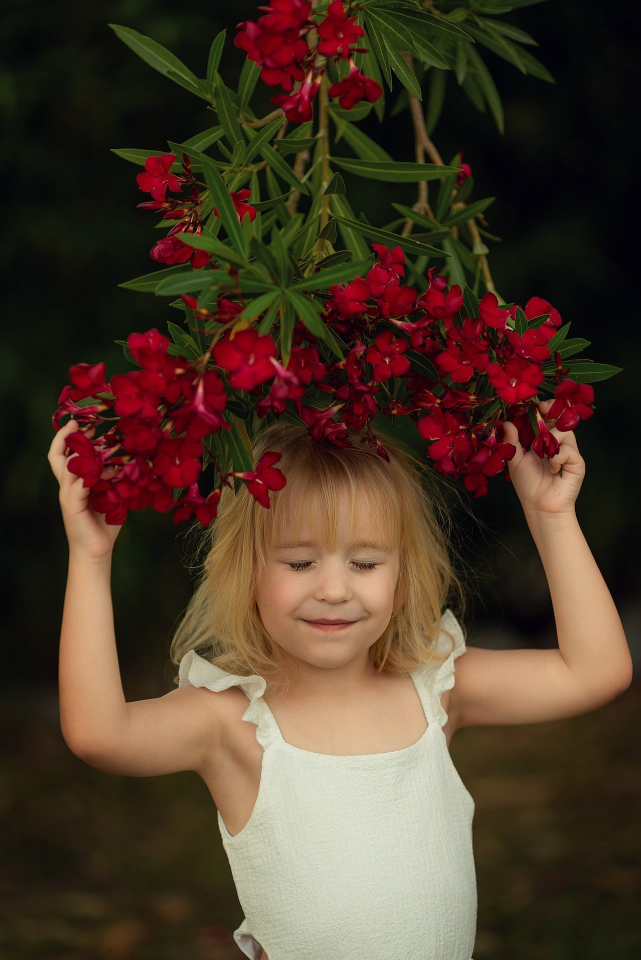
#> input picture week_2_learning/gaussian_laplacian_pyramids/img2.jpg, 1281 x 1920 px, found by its file name (shown at 1/2 size)
$ python 'gausian_and _laplacian_pyramid.py'
#> lines starting #> are read from the running program, lines starting #| are printed output that depends on the picture
import cv2
img=cv2.imread("week_2_learning\gaussian_laplacian_pyramids\img2.jpg")
#> img is the input picture: shape (1920, 1281, 3); mean B, G, R 42.1, 58.2, 77.2

if img is None:
    print("image is empty , provide image or correct path")

g1=cv2.pyrDown(img)
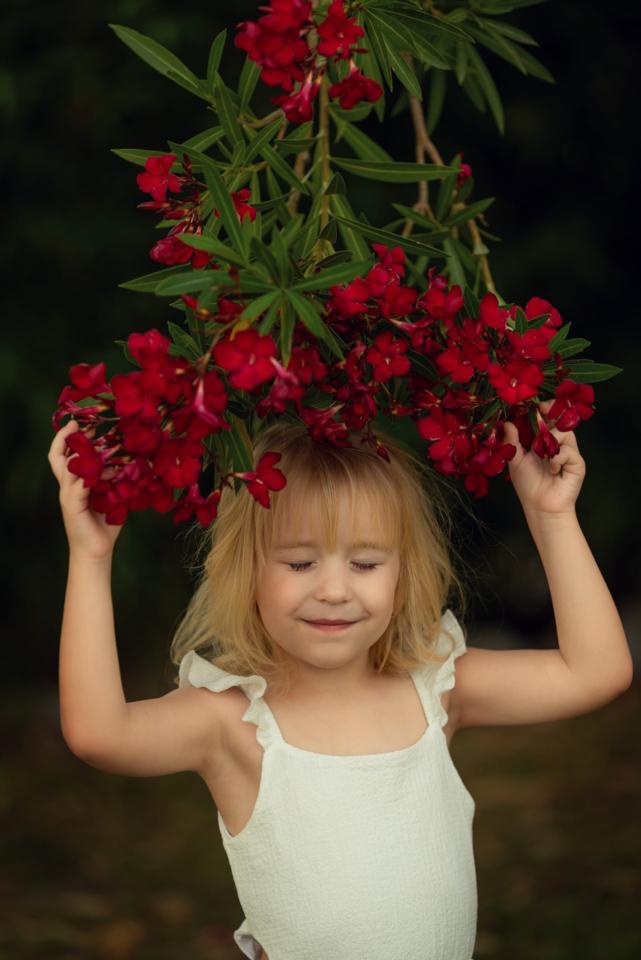
#> g1: shape (960, 641, 3); mean B, G, R 42.1, 58.1, 77.1
g2=cv2.pyrDown(g1)
g3=cv2.pyrDown(g2)
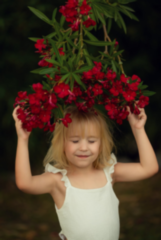
#> g3: shape (240, 161, 3); mean B, G, R 41.8, 57.8, 76.8
g4=cv2.pyrDown(g3)
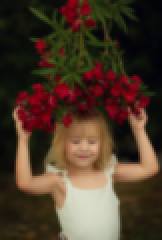
#> g4: shape (120, 81, 3) (shown 2 times larger); mean B, G, R 41.5, 57.5, 76.3

expanded=cv2.pyrUp(g2)
expanded_resized=cv2.resize(expanded,(g1.shape[1],g1.shape[0]))#changes the shape of expanded accordinh to the g1

loss=cv2.subtract(g1, expanded_resized)
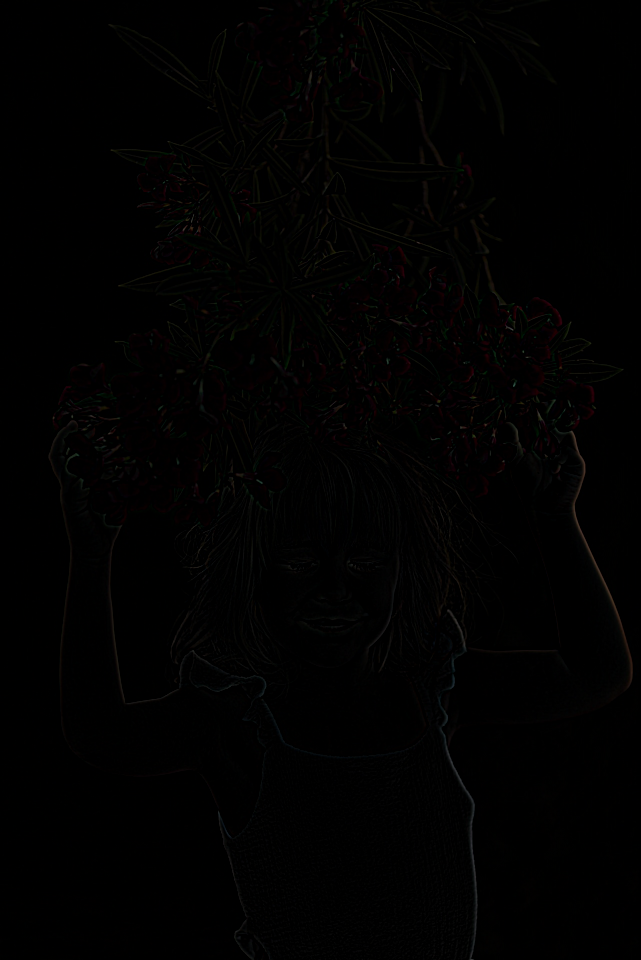
#> loss: shape (960, 641, 3); mean B, G, R 0.9, 1.1, 1.4

cv2.imshow("original image",img)
cv2.imshow("level 1",g1)
cv2.imshow("level 2",g2)
cv2.imshow("level 3",g3)
cv2.imshow("level 4",g4)
cv2.imshow("laplacian pyramid showing loss in image deta",loss)
cv2.waitKey(0)
cv2.destroyAllWindows()
